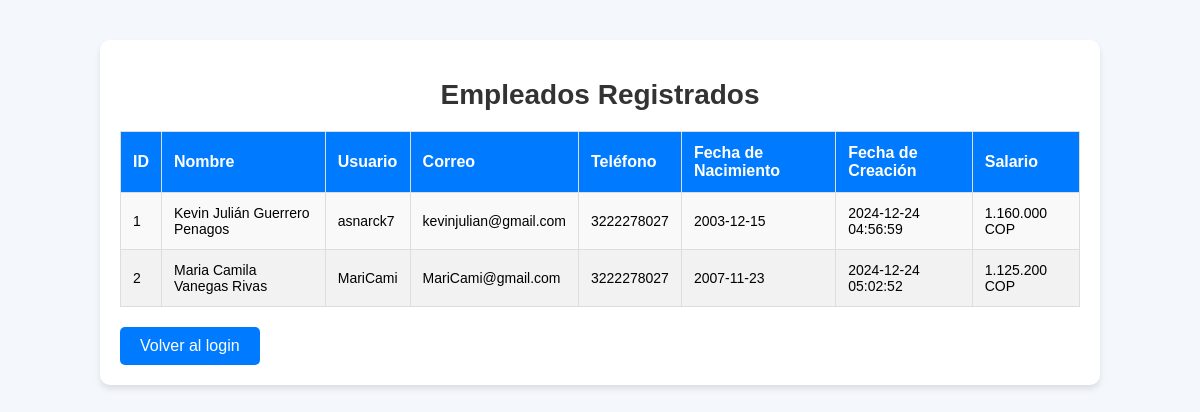
/crearCuenta/empleados/RolEmpleado/login/verEmpleados.php, run on the app's committed database.
### tables this page shows
CREATE TABLE `empleados` (
  `id` int(11) NOT NULL,
  `nombres` varchar(100) NOT NULL,
  `apellidos` varchar(100) NOT NULL,
  `usuario` varchar(50) NOT NULL,
  `fecha_nacimiento` date NOT NULL,
  `telefono` varchar(20) NOT NULL,
  `correo` varchar(100) NOT NULL,
  `contrasena` varchar(255) NOT NULL,
  `salario` decimal(10,2) NOT NULL,
  `fecha_creacion` timestamp NOT NULL DEFAULT current_timestamp()
);

### crearCuenta/empleados/RolEmpleado/login/verEmpleados.php (the view, shortened to what this page needs)
<?php
$servername = "localhost";
$username = "root";
$password = "";
$dbname = "hotel_pijao_del_sol";
$conn = new mysqli($servername, $username, $password, $dbname);
$sql = "SELECT id, nombres, apellidos, usuario, correo, telefono, fecha_nacimiento, fecha_creacion, salario FROM empleados";
$result = $conn->query($sql);
?>
<!DOCTYPE html>
<html lang="es">
<head>
</head>
<body>
    <div class="container">
        <h1>Empleados Registrados</h1>
        <?php if ($result->num_rows > 0) { ?>
            <table>
                <thead>
                    <tr>
                        <th>ID</th>
                        <th>Nombre</th>
                        <th>Usuario</th>
                        <th>Correo</th>
                        <th>Teléfono</th>
                        <th>Fecha de Nacimiento</th>
                        <th>Fecha de Creación</th>
                        <th>Salario</th>
                    </tr>
                </thead>
                <tbody>
                    <?php
                    $salario_minimo = 1160000;
                    while ($row = $result->fetch_assoc()) {
                        $salario = $row['salario'] * $salario_minimo;
                        echo "<tr>
                                <td>" . $row['id'] . "</td>
                                <td>" . $row['nombres'] . " " . $row['apellidos'] . "</td>
                                <td>" . $row['usuario'] . "</td>
                                <td>" . $row['correo'] . "</td>
                                <td>" . $row['telefono'] . "</td>
                                <td>" . $row['fecha_nacimiento'] . "</td>
                                <td>" . $row['fecha_creacion'] . "</td>
                                <td>" . number_format($salario, 0, ',', '.') . " COP</td>
                            </tr>";
                    }
                    ?>
                </tbody>
            </table>
        <?php } else { ?>
            <p class="mensaje">No se encontraron empleados registrados.</p>
        <?php } ?>
        <a href="loginEmpleado.php" class="boton-volver">Volver al login</a>
    </div>
</body>
</html>

### crearCuenta/empleados/RolEmpleado/login/verEmpleados.php (style rules this page uses)
body { font-family: 'Arial', sans-serif; background-color: #f4f7fc; margin: 0; padding: 0; }
.container { width: 80%; margin: 40px auto; background-color: white; padding: 20px; border-radius: 10px; box-shadow: 0 4px 6px rgba(0, 0, 0, 0.1); }
h1 { color: #333; text-align: center; font-size: 28px; margin-bottom: 20px; }
table { width: 100%; border-collapse: collapse; margin: 20px 0; }
th, td { padding: 12px; text-align: left; border: 1px solid #ddd; }
th { background-color: #007BFF; color: white; font-size: 16px; }
td { background-color: #f9f9f9; font-size: 14px; }
tr:nth-child(even) td { background-color: #f2f2f2; }
.boton-volver { text-decoration: none; color: white; background-color: #007bff; padding: 10px 20px; border-radius: 5px; font-size: 16px; display: inline-block; text-align: center; }

### data on the page
empleados: id "1", nombres "Kevin Julián", apellidos "Guerrero Penagos", usuario "asnarck7", correo "kevinjulian@gmail.com", telefono "3222278027", fecha_nacimiento "2003-12-15", fecha_creacion "2024-12-24 04:56:59", salario "1.160.000"
empleados: id "2", nombres "Maria Camila", apellidos "Vanegas Rivas", usuario "MariCami", correo "MariCami@gmail.com", telefono "3222278027", fecha_nacimiento "2007-11-23", fecha_creacion "2024-12-24 05:02:52", salario "1.125.200"
